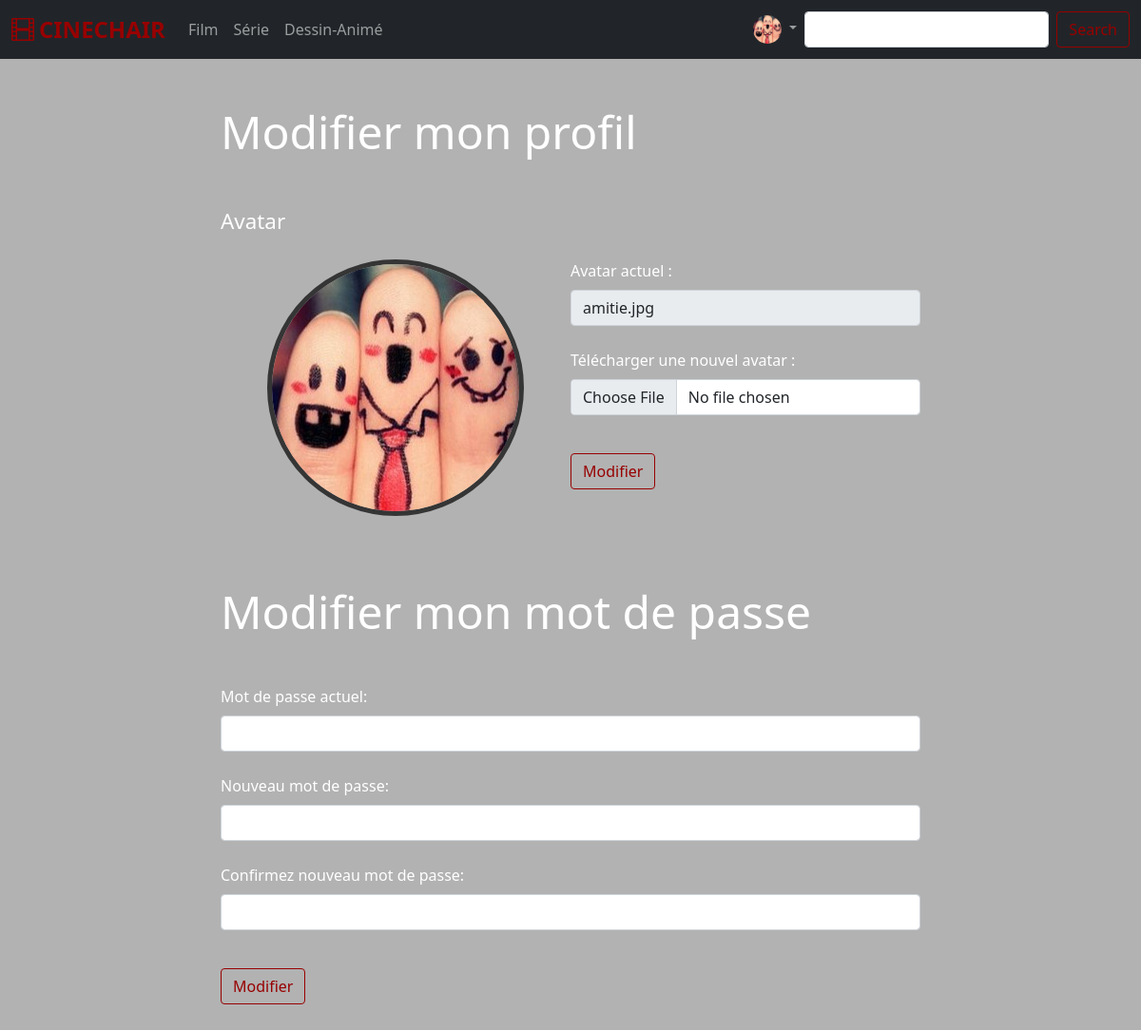
The app's page /?page=user (signed in) with its own data.
### tables this page shows
CREATE TABLE IF NOT EXISTS `type` (
  `t_id` int(11) NOT NULL AUTO_INCREMENT,
  `t_name` varchar(50) NOT NULL,
  PRIMARY KEY (`t_id`)
);

CREATE TABLE IF NOT EXISTS `users` (
  `id` int(11) NOT NULL AUTO_INCREMENT,
  `name` varchar(50) NOT NULL,
  `first_name` varchar(50) NOT NULL,
  `password` varchar(255) NOT NULL,
  `status_id` int(11) NOT NULL,
  `profil` varchar(255) DEFAULT NULL,
  `email` varchar(255) NOT NULL,
  `query_id` int(11) NOT NULL,
  `reply` varchar(255) NOT NULL,
  PRIMARY KEY (`id`),
  UNIQUE KEY `email` (`email`),
  KEY `status_id` (`status_id`),
  KEY `query_id` (`query_id`)
);

### forms/edituser.php (the view, shortened to what this page needs)
<?php
$sql = "SELECT * FROM users WHERE email = :email";
$stmt = $dbh->prepare($sql);
$stmt->bindValue('email', $_SESSION['email'], PDO::PARAM_STR);
$stmt->execute();
$user = $stmt->fetch();
?>
<section id="edituser" class="container mb-5">
    <div class="row">
        <div class="col-md-8 offset-md-2">
            <h2 class="display-5 my-5">Modifier mon profil</h2>
            <form action="src/edituser.php" method="post" class="mt-4" enctype="multipart/form-data">
                <div class="form-group mb-4">
                    <label class="form-label mb-4 title-label">Avatar</label>
                    <div class="d-flex flex-wrap">
                        <div class="d-flex justify-content-center col-12 offset-md-1 col-lg-4">
                            <img src="assets/img/profil/<?= $user->profil ?>" alt="<?= $user->name ?>" class="edit-profil">
                        </div>
                        <div class="form-group col-12 col-lg-6 offset-lg-1">
                            <label for="profil" class="form-label">Avatar actuel :</label>
                            <input type="text" class="form-control mb-4" id="profil" value="<?= $user->profil ?>" disabled>
                            <label for="newProfil" class="form-label">Télécharger une nouvel avatar :</label>
                            <input type="file" class="form-control mb-4" id="newProfil" name="newProfil" required>
                            <input type="submit" class="btn form-btn mt-3" value="Modifier">
                        </div>
                    </div>
                </div>
            </form>
        </div>
    </div>
    <div class="row">
        <div class="col-md-8 offset-md-2">
            <h2 class="display-5 my-5">Modifier mon mot de passe</h2>
            <form action="src/editpassword.php" method="post" class="mt-4">
                <div class="form-group mb-4">
                    <label for="password" class="form-label">Mot de passe actuel:</label>
                    <input type="text" class="form-control" id="password" name="password" required>
                </div>
                <div class="form-group mb-4">
                    <label for="newPassword" class="form-label">Nouveau mot de passe:</label>
                    <input type="text" class="form-control" id="newPassword" name="newPassword" required>
                </div>
                <div class="form-group mb-4">
                    <label for="confPassword" class="form-label">Confirmez nouveau mot de passe:</label>
                    <input type="text" class="form-control" id="confPassword" name="confPassword" onfocus="validatePassword('newPassword', 'confPassword')" oninput="validatePassword('newPassword', 'confPassword')" required>
                </div>
                <input type="submit" class="btn form-btn mt-3" value="Modifier">
            </form>
</section>

### partials/header.php (shortened to what this page needs)
<?php
$sql = "SELECT * from type";
$stmt = $dbh->prepare($sql);
$stmt->execute();
$links = $stmt->fetchAll();
?>
<!doctype html>
<html lang="zxx">
<head>
    <link rel="stylesheet" href="https://cdn.jsdelivr.net/npm/bootstrap-icons@1.4.1/font/bootstrap-icons.css">
    <link rel="stylesheet" href="assets/css/bootstrap.min.css">
    <link rel="stylesheet" href="assets/css/glider.min.css">
    <link rel="stylesheet" href="assets/css/main.css">
</head>
<body>
<header class="sticky-top">
    <nav class="navbar navbar-expand-lg navbar-dark bg-dark">
        <div class="container-fluid">
            <a class="navbar-brand" href="?page=home"><i class="bi bi-film"></i>Cinechair</a>
            <div class="collapse navbar-collapse" id="navbarSupportedContent">
                <ul class="navbar-nav me-auto mb-2 mb-lg-0">
                    <?php foreach ($links as $link): ?>
                        <li class="nav-item">
                            <a class="nav-link" href="?page=<?= $link->t_name ?>"><?= $link->t_name ?></a>
                        </li>
                    <?php endforeach ?>
                </ul>
                <?php if(!isset($_SESSION['email'])) : ?>
                <ul class="navbar-nav">
                    <li class="nav-item users-logo me-2">
                        <a href="?page=login" class="nav-link"><i class="bi bi-person-circle"></i></a>
                    </li>
                </ul>
                <?php else : ?>
                    <ul class="navbar-nav " >
                        <li class="nav-item dropdown">
                            <a class="nav-link dropdown-toggle" href="?page=Film" id="navbarDropdown" role="button" data-bs-toggle="dropdown" aria-expanded="false">
                                <img src="assets/img/profil/<?= $_SESSION['profil'] ?>" class="user-profil">
                            </a>
                        </li>
                    </ul>
                <?php endif ?>
                <form class="d-flex" action="?" method="get">
                    <input class="form-control me-2" type="search" name="search" <?= isset($_GET['search']) ? 'value='.$_GET['search'] : '' ?>>
                    <button class="btn" type="submit">Search</button>
                </form>
            </div>
        </div>
    </nav>
</header>
<main>

### assets/css/main.css (style rules this page uses)
* { padding: 0; margin: 0; color: #fff; }
body { width: 100%; height: 100%; background:linear-gradient(rgba(0, 0, 0, 0.3), rgba(0, 0, 0, 0.3)), url("../img/bg.jpg") no-repeat center/cover fixed; }
header nav form button { border-color: #980000 !important; color: #980000 !important; }
.navbar-brand, i { color: #980000 !important; }
.navbar-brand { font-size: 1.5rem; text-transform: uppercase; font-weight: bolder; }
.navbar-brand i { margin-right: 5px; }
.user-profil { width: 30px; height: auto; border-radius: 50%; }
.form-btn { border-color: #980000 !important; background-color: transparent !important; color: #980000 !important; }
.title-label { font-size: 1.4rem; }
.edit-profil { width: 270px; height: 270px; border-radius: 50%; border: 5px solid #353535; }

### records on screen
type: t_name "Film"
type: t_name "Série"
type: t_name "Dessin-Animé"
users: profil (picture), profil "amitie.jpg"
